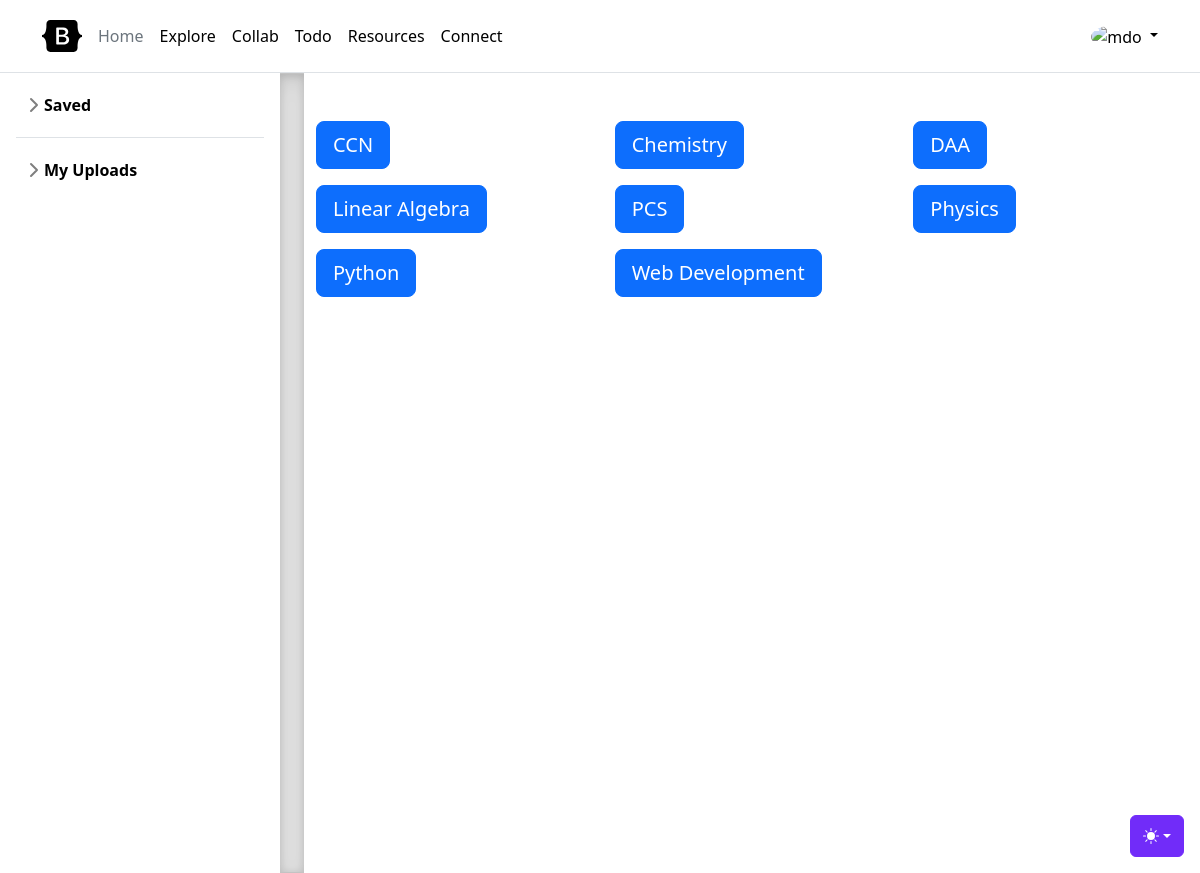
Page /resources/ on the committed database.
### resources/models.py (models this page shows, shortened)
class Domain(models.Model):
    uuid = models.UUIDField(primary_key=True, default=uuid.uuid4, editable=False)
    name = models.CharField(max_length=100)

### resources/views.py (the view)
# urls.py: path('',views.index,name="index"),
def index(request):
    domains = Domain.objects.all().order_by('name')
    return render(request, 'resources/resources.html', {'domains': domains})

### frontend/templates/resources/resources.html (shortened to what this page needs)
{% extends "base/base2.html" %}
{% block dir %}
<div class="container">
  <div class="p-4"></div>
  <div class="row">
    {% for domain in domains %}
      <div class="col-md-4">
        <a href="/button2" class="btn btn-primary btn-lg btn-block mb-3" onclick="appendTitle(this)">{{ domain.name }}</a>
      </div>
    {% endfor %}
  </div>
</div>
{% endblock %}

### assets/css/sidebars.css (style rules this page uses)
body { min-height: 100vh; min-height: -webkit-fill-available; }
html { height: -webkit-fill-available; }

### rows in the picture
Domain: name "CCN"
Domain: name "Chemistry"
Domain: name "DAA"
Domain: name "Linear Algebra"
Domain: name "PCS"
Domain: name "Physics"
Domain: name "Python"
Domain: name "Web Development"
